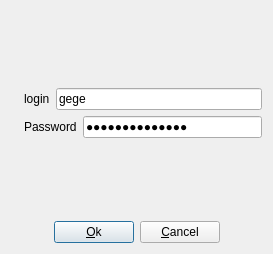
<?xml version="1.0" encoding="UTF-8"?>
<ui version="4.0">
 <class>DialogLogin</class>
 <widget class="QDialog" name="DialogLogin">
  <property name="windowModality">
   <enum>Qt::WindowModal</enum>
  </property>
  <property name="geometry">
   <rect>
    <x>0</x>
    <y>0</y>
    <width>273</width>
    <height>254</height>
   </rect>
  </property>
  <property name="sizePolicy">
   <sizepolicy hsizetype="Maximum" vsizetype="Maximum">
    <horstretch>0</horstretch>
    <verstretch>0</verstretch>
   </sizepolicy>
  </property>
  <property name="windowTitle">
   <string>NewWorld Producer</string>
  </property>
  <layout class="QVBoxLayout" name="verticalLayout">
   <item>
    <spacer name="verticalSpacer">
     <property name="orientation">
      <enum>Qt::Vertical</enum>
     </property>
     <property name="sizeHint" stdset="0">
      <size>
       <width>20</width>
       <height>18</height>
      </size>
     </property>
    </spacer>
   </item>
   <item>
    <layout class="QHBoxLayout" name="horizontalLayout_2">
     <item>
      <widget class="QLabel" name="label_3">
       <property name="maximumSize">
        <size>
         <width>64</width>
         <height>64</height>
        </size>
       </property>
       <property name="text">
        <string/>
       </property>
       <property name="pixmap">
        <pixmap resource="prod.qrc">:/icones/icones/login.png</pixmap>
       </property>
       <property name="scaledContents">
        <bool>true</bool>
       </property>
      </widget>
     </item>
     <item>
      <widget class="QLabel" name="label">
       <property name="text">
        <string>login</string>
       </property>
      </widget>
     </item>
     <item>
      <widget class="QLineEdit" name="lineEditLogin">
       <property name="text">
        <string>gege</string>
       </property>
      </widget>
     </item>
    </layout>
   </item>
   <item>
    <layout class="QHBoxLayout" name="horizontalLayout_3">
     <item>
      <widget class="QLabel" name="label_4">
       <property name="maximumSize">
        <size>
         <width>64</width>
         <height>64</height>
        </size>
       </property>
       <property name="text">
        <string/>
       </property>
       <property name="pixmap">
        <pixmap resource="prod.qrc">:/icones/icones/password.png</pixmap>
       </property>
       <property name="scaledContents">
        <bool>true</bool>
       </property>
      </widget>
     </item>
     <item>
      <widget class="QLabel" name="label_2">
       <property name="text">
        <string>Password</string>
       </property>
      </widget>
     </item>
     <item>
      <widget class="QLineEdit" name="lineEditPassword">
       <property name="text">
        <string>huitcaracteres</string>
       </property>
       <property name="echoMode">
        <enum>QLineEdit::Password</enum>
       </property>
      </widget>
     </item>
    </layout>
   </item>
   <item>
    <spacer name="verticalSpacer_2">
     <property name="orientation">
      <enum>Qt::Vertical</enum>
     </property>
     <property name="sizeHint" stdset="0">
      <size>
       <width>20</width>
       <height>40</height>
      </size>
     </property>
    </spacer>
   </item>
   <item>
    <layout class="QHBoxLayout" name="horizontalLayout">
     <item>
      <spacer name="horizontalSpacer">
       <property name="orientation">
        <enum>Qt::Horizontal</enum>
       </property>
       <property name="sizeHint" stdset="0">
        <size>
         <width>40</width>
         <height>20</height>
        </size>
       </property>
      </spacer>
     </item>
     <item>
      <widget class="QPushButton" name="pushButtonConnect">
       <property name="text">
        <string>&amp;Ok</string>
       </property>
      </widget>
     </item>
     <item>
      <widget class="QPushButton" name="pushButtonCancel">
       <property name="text">
        <string>&amp;Cancel</string>
       </property>
      </widget>
     </item>
     <item>
      <spacer name="horizontalSpacer_2">
       <property name="orientation">
        <enum>Qt::Horizontal</enum>
       </property>
       <property name="sizeHint" stdset="0">
        <size>
         <width>40</width>
         <height>20</height>
        </size>
       </property>
      </spacer>
     </item>
    </layout>
   </item>
  </layout>
 </widget>
 <resources>
  <include location="prod.qrc"/>
 </resources>
 <connections/>
</ui>
